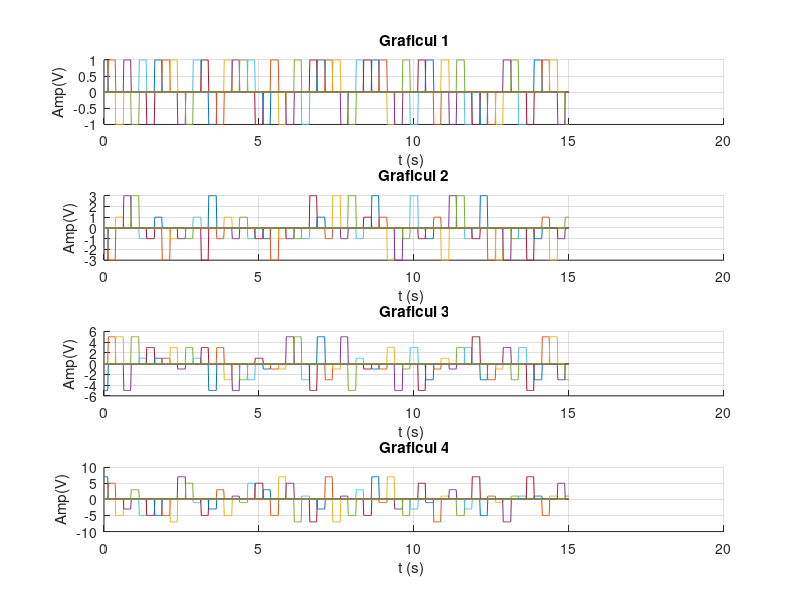

Reproduce this figure in MATLAB.
%Problema 3:20ms

subplot(4,1,1);
x=0:0.02:15;  
amp=[-1 1];
hold on
for n=0:0.25:15
    y=datasample(amp,1)  %va genera un numar aleator intre -1 si 1
    plot(x,y*rectpuls(x-n,0.25))  %rectpuls va genera un semnal neperiodic dreptunghiular
end
grid
xlabel('t (s) ')
ylabel('Amp(V)')
title('Graficul 1')


subplot(4,1,2);
x=0:0.02:15;
amp=[-3 -1 1 3];
hold on

for n=0:0.25:15
    y=datasample(amp,1)
    plot(x,y*rectpuls(x-n,0.25))  
end
grid
xlabel('t (s) ')
ylabel('Amp(V)')
title('Graficul 2')


subplot(4,1,3);
x=0:0.02:15;
amp=[-5 -3 -1 1 3 5];
hold on

for n=0:0.25:15
    y=datasample(amp,1)
    plot(x,y*rectpuls(x-n,0.25)) 
end
grid
xlabel('t (s) ')
ylabel('Amp(V)')
title('Graficul 3')


subplot(4,1,4);
x=0:0.02:15;
amp=[-7 -5 -3 -1 1 3 5 7];
hold on
for n=0:0.25:15
    y=datasample(amp,1)
    plot(x,y*rectpuls(x-n,0.25))  
end
grid
xlabel('t (s) ')
ylabel('Amp(V)')
title('Graficul 4')